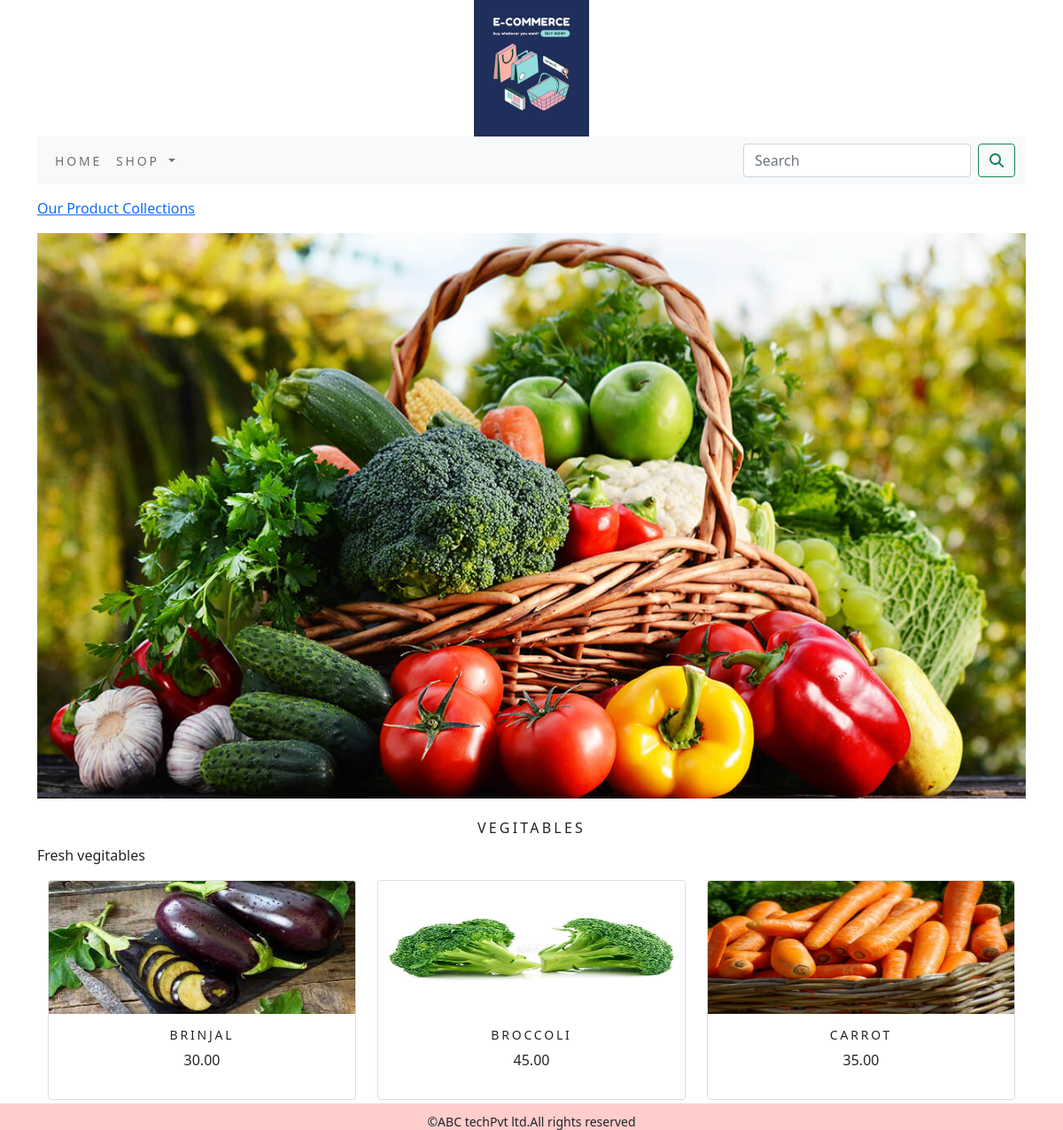
/shop/vegitables/, run on the app's committed database.
### shop/models.py (models this page shows, shortened)
class Category(models.Model):
    name = models.CharField(max_length=250, unique=True)
    slug = models.SlugField(max_length=250, unique=True)
    description = models.TextField(blank=True)
    image = models.ImageField(upload_to='category', blank=True)
    class Meta:
        ordering = ('name',)
        verbose_name = 'category'
        verbose_name_plural = 'categories'
    def get_url(self):
        return reverse('shop:products_by_category', args=[self.slug])

class Product(models.Model):
    name = models.CharField(max_length=250, unique=True)
    slug = models.SlugField(max_length=250, unique=True)
    description = models.TextField(blank=True)
    price = models.DecimalField(max_digits=10, decimal_places=2)
    category = models.ForeignKey(Category, on_delete=models.CASCADE)
    image = models.ImageField(upload_to='product', blank=True)
    stock = models.IntegerField()
    available = models.BooleanField(default=True)
    created = models.DateTimeField(auto_now_add=True)
    updated = models.DateTimeField(auto_now=True)
    def get_url(self):
        return reverse('shop:prodCatdetail', args=[self.category.slug, self.slug])
    class Meta:
        ordering = ('name',)
        verbose_name = 'product'
        verbose_name_plural = 'products'

### shop/views.py (the view)
# urls.py: path('',views.allProductCat,name='allProductCat'),
def allProductCat(request, c_slug=None):
    c_page = None
    products_list = None
    if c_slug != None:
        c_page = get_object_or_404(Category, slug=c_slug)
        products_list = Product.objects.all().filter(category=c_page, available=True)
    else:
        products_list = Product.objects.all().filter(available=True)
    paginator=Paginator(products_list,6)
    try:
        page=int(request.GET.get('page','1'))
    except:
        page=1
    try:
        products=paginator.page(page)
    except (EmptyPage,InvalidPage):
        products=paginator.page(Paginator.num_pages)
    return render(request, "category.html", {'category': c_page, 'products': products})

### cart/context_processors.py (called while the page is built)
def counter(request):
    item_count=0
    if 'admin' in request.path:
        return {}
    else:
        try:
            cart=Cart.objects.filter(cart_id=_cart_id(request))
            cart_items=CartItem.objects.all().filter(cart=cart[:1])
            for cart_item in cart_items:
                item_count += cart_item.quantity
        except Cart.DoesNotExist:
            item_count=0
    return dict(item_count=item_count)

### cart/views.py (called while the page is built)
def _cart_id(request):
    cart = request.session.session_key
    if not cart:
        cart = request.session.create()
    return cart

### shop/context_processors.py (called while the page is built)
def menu_links(request):
    links=Category.objects.all()
    return dict(links=links)

### templates/category.html (shortened to what this page needs)
{% extends 'base.html' %}
{% load static %}
{% block content %}
{% if category %}
<div>
    <div class="row my_row_class">
        <div class="mx_auto">
        <p><a href="{% url 'shop:allProductCat' %}">Our Product Collections</a></p>
       </div>
    </div>
</div>
    {% endif %}
<div class="mx_auto">
    {% if category %}
    <img class="my_image" src="{{category.image.url}}" alt="{{category.name}}">
</div>
<br>
<div>
    <h1 class="text-center my_title">{{category.name}}</h1>
    <p class="text-justify">{{category.description}}</p>
</div>
    {% endif %}
<div class="container">
    <div class="row mx_auto">
        {% for product in products.object_list %}
        <div class="my_bottom_margin col-9 col-sm-12 col-md-4 xol-lg-4">
            <div class="card text-center" style="min-width:18em;">
                <a href="{{product.get_url}}"><img class="card-img-top my_image_p" src="{{product.image.url}}" alt="{{product.name}}"></a>
                <div class="card-body">
                    <h4>{{product.name}}</h4>
                    <p>{{product.price}}</p>
                </div>
            </div>
        </div>
        {% endfor %}
    </div>
    <br>
</div>
{% endblock %}

### static/css/custom.css (style rules this page uses)
body { font-family: 'Cormorant SC', serif; }
.my_row_class { padding-top:15px; }
.my_image { width:100%; height:auto; }
.my_image_p { width:200px; height:150px; }
.my_title { font-size:16px; text-transform:uppercase; letter-spacing:.2em; }
.my_bottom_margin { margin-bottom:10px; }
.card-body h4 { font-size:14px; text-transform:uppercase; letter-spacing:.2em; }

### data on the page
Category: image (picture), name "VEGITABLES", description "Fresh vegitables"
Product: image (picture), name "BRINJAL", price "30.00"
Product: image (picture), name "BROCCOLI", price "45.00"
Product: image (picture), name "CARROT", price "35.00"
